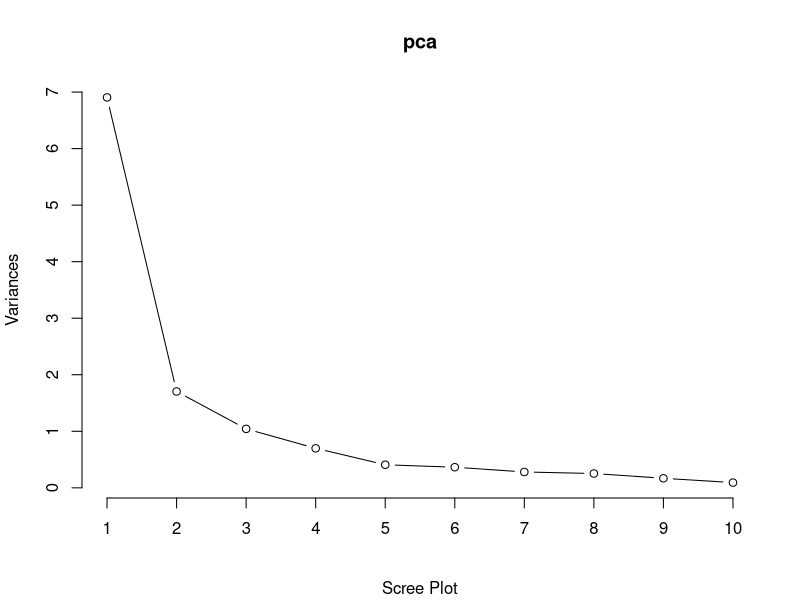
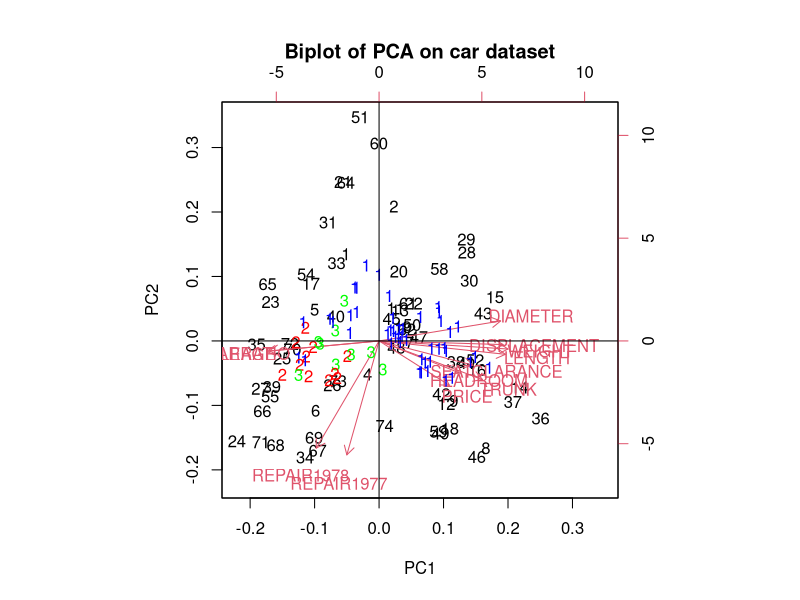

These charts were generated, in order, by the following R code:
# Import dataset
library("readxl")
data_full = data.frame(read_excel("CarData.xls"))
dim(data_full)
head(data_full)

# Remove missing values
num_nas = c()
for(i in 1:length(data_full)){
  num_nas = c(num_nas, sum(is.na(data_full[,i])))
}
num_nas

data_full_new = na.omit(data_full)

# Variables to be used for PCA
data = data_full_new[,2:13]
head(data)
dim(data)

# Standardize variables
data_scaled = data.frame(scale(data))
head(data_scaled)

# Perform PCA
pca = prcomp(data_scaled)
summary(pca)

# Scree Plot 
plot(pca, type="l", sub="Scree Plot")
variances = pca$sdev^2
sum(variances[1:2])/sum(variances)

# Biplot
pc1_values = pca$x[, 1]
pc2_values = pca$x[, 2]
myfun = function(ele){
  if(ele == 1){
    return("blue")
  } else if (ele == 2){
    return("red")
  } else {
    return("green")
  }
}
palette = unlist(lapply(data_full_new[,14], myfun))


biplot(pca, main="Biplot of PCA on car dataset")
text(pc1_values, pc2_values, labels=data_full_new[, 14], col=palette)
abline(h=0)
abline(v=0)

# PC Loadings
pca$rotation[, 1:2]

